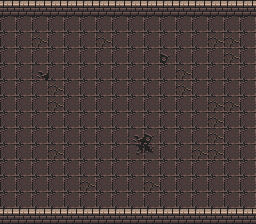

A 2D game scene composited from a Tiled map and its tileset images. What follows is a short description and the map's XML, with every tile layer's data as written:
An orthogonal 16x14 tile map with 16x16 px tiles, 2 tile layers (Walls, Floors), 2 tilesets.

<map version="1.10" tiledversion="1.12.0" orientation="orthogonal" renderorder="right-down" width="16" height="14" tilewidth="16" tileheight="16" infinite="0" nextlayerid="3" nextobjectid="1">
 <tileset firstgid="1" source="tilesets/0x72_DungeonTilesetII_v1.7/atlas_walls_low-16x16.tsx" />
 <tileset firstgid="49" source="tilesets/0x72_DungeonTilesetII_v1.7/0x72_DungeonTilesetII_v1.7.tsx" />
 <layer id="1" name="Walls" width="16" height="14">
  <data encoding="csv">
39,39,39,39,39,39,39,39,39,39,39,39,39,39,39,39,
0,0,0,0,0,0,0,0,0,0,0,0,0,0,0,0,
0,0,0,0,0,0,0,0,0,0,0,0,0,0,0,0,
0,0,0,0,0,0,0,0,0,0,0,0,0,0,0,0,
0,0,0,0,0,0,0,0,0,0,0,0,0,0,0,0,
0,0,0,0,0,0,0,0,0,0,0,0,0,0,0,0,
0,0,0,0,0,0,0,0,0,0,0,0,0,0,0,0,
0,0,0,0,0,0,0,0,0,0,0,0,0,0,0,0,
0,0,0,0,0,0,0,0,0,0,0,0,0,0,0,0,
0,0,0,0,0,0,0,0,0,0,0,0,0,0,0,0,
0,0,0,0,0,0,0,0,0,0,0,0,0,0,0,0,
0,0,0,0,0,0,0,0,0,0,0,0,0,0,0,0,
0,0,0,0,0,0,0,0,0,0,0,0,0,0,0,0,
39,39,39,39,39,39,39,39,39,39,39,39,39,39,39,39
</data>
 </layer>
 <layer id="2" name="Floors" width="16" height="14">
  <data encoding="csv">
0,0,0,0,0,0,0,0,0,0,0,0,0,0,0,0,
211,211,211,211,211,211,211,211,211,211,211,211,211,211,211,211,
211,211,179,211,211,211,179,211,211,211,211,211,211,179,179,211,
211,211,211,211,211,211,211,211,211,211,210,211,211,211,179,211,
211,211,212,211,211,211,211,211,211,211,211,179,211,211,211,211,
211,211,211,179,211,211,211,211,211,211,211,179,211,211,211,211,
211,211,211,179,211,211,211,211,211,211,211,211,211,179,179,211,
211,211,211,211,211,211,211,211,211,211,211,211,211,179,211,211,
211,211,211,211,211,211,211,211,212,210,211,211,211,179,211,211,
211,211,211,179,211,211,211,211,242,243,211,211,179,179,211,211,
211,211,211,211,211,211,211,211,211,211,211,211,211,211,211,211,
211,211,211,211,211,179,211,211,211,179,211,211,211,211,211,211,
211,211,211,211,211,211,211,211,211,211,211,211,211,211,211,211,
0,0,0,0,0,0,0,0,0,0,0,0,0,0,0,0
</data>
 </layer>
</map>
